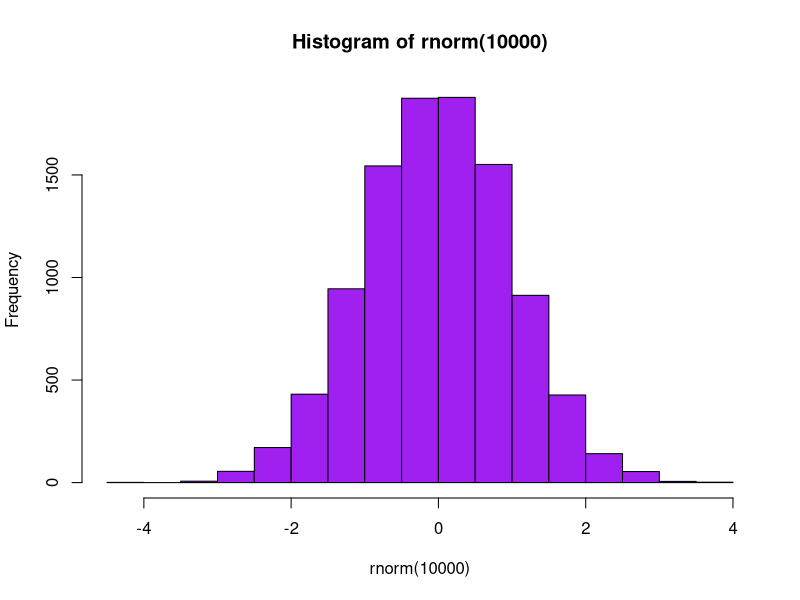

The R source for this figure:
# todays class

hist(rnorm(10000), col = "purple")

# I have to change something about this file. 

# I have to change a second thing in this file. 

# I hav eto change a 3rd thing for this file. 
